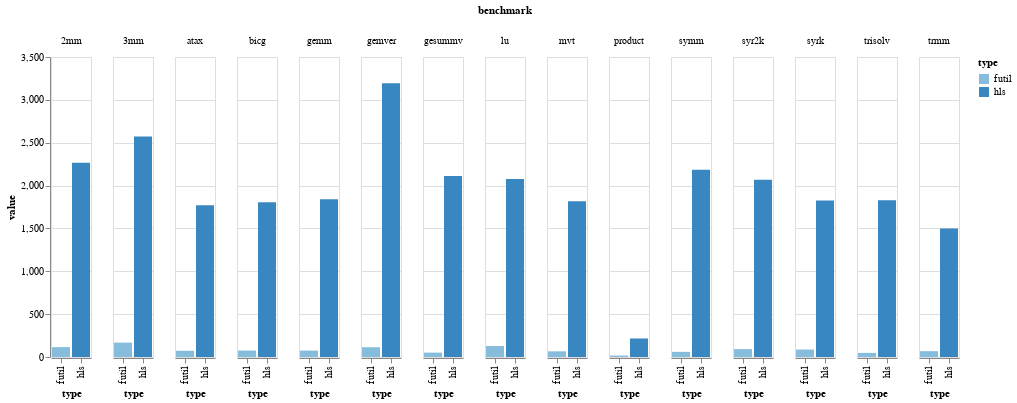

The code cell stored with this chart in its notebook:
### Code cell
source = alt.Data(values=data)

alt.Chart(source).mark_bar().encode(
    x='type:O',
    y='value:Q',
    column='benchmark:O',
    color='type:O'
).interactive()

### Figure 1 — Vega-Lite specification as saved in the notebook (floating-point values rounded to 4 significant figures)
{"config": {"view": {"continuousWidth": 400, "continuousHeight": 300}}, "data": {"values": [{"benchmark": "gemver", "type": "hls", "value": "3193"}, {"benchmark": "gemver", "type": "futil", "value": "114"}, {"benchmark": "gemm", "type": "hls", "value": "1839"}, {"benchmark": "gemm", "type": "futil", "value": "75"}, {"benchmark": "trisolv", "type": "hls", "value": "1830"}, {"benchmark": "trisolv", "type": "futil", "value": "48"}, {"benchmark": "2mm", "type": "hls", "value": "2267"}, {"benchmark": "2mm", "type": "futil", "value": "115"}, {"benchmark": "trmm", "type": "hls", "value": "1498"}, {"benchmark": "trmm", "type": "futil", "value": "68"}, {"benchmark": "gesummv", "type": "hls", "value": "2112"}, {"benchmark": "gesummv", "type": "futil", "value": "51"}, {"benchmark": "symm", "type": "hls", "value": "2186"}, {"benchmark": "symm", "type": "futil", "value": "60"}, {"benchmark": "product", "type": "hls", "value": "216"}, {"benchmark": "product", "type": "futil", "value": "17"}, {"benchmark": "mvt", "type": "hls", "value": "1816"}, {"benchmark": "mvt", "type": "futil", "value": "66"}, {"benchmark": "3mm", "type": "hls", "value": "2572"}, {"benchmark": "3mm", "type": "futil", "value": "168"}, {"benchmark": "atax", "type": "hls", "value": "1769"}, {"benchmark": "atax", "type": "futil", "value": "73"}, {"benchmark": "bicg", "type": "hls", "value": "1804"}, {"benchmark": "bicg", "type": "futil", "value": "75"}, {"benchmark": "lu", "type": "hls", "value": "2078"}, {"benchmark": "lu", "type": "futil", "value": "128"}, {"benchmark": "syrk", "type": "hls", "value": "1825"}, {"benchmark": "syrk", "type": "futil", "value": "87"}, {"benchmark": "syr2k", "type": "hls", "value": "2068"}, {"benchmark": "syr2k", "type": "futil", "value": "92"}]}, "mark": "bar", "encoding": {"color": {"type": "ordinal", "field": "type"}, "column": {"type": "ordinal", "field": "benchmark"}, "x": {"type": "ordinal", "field": "type"}, "y": {"type": "quantitative", "field": "value"}}, "selection": {"selector015": {"type": "interval", "bind": "scales", "encodings": ["x", "y"]}}, "$schema": "https://vega.github.io/schema/vega-lite/v4.8.1.json"}
